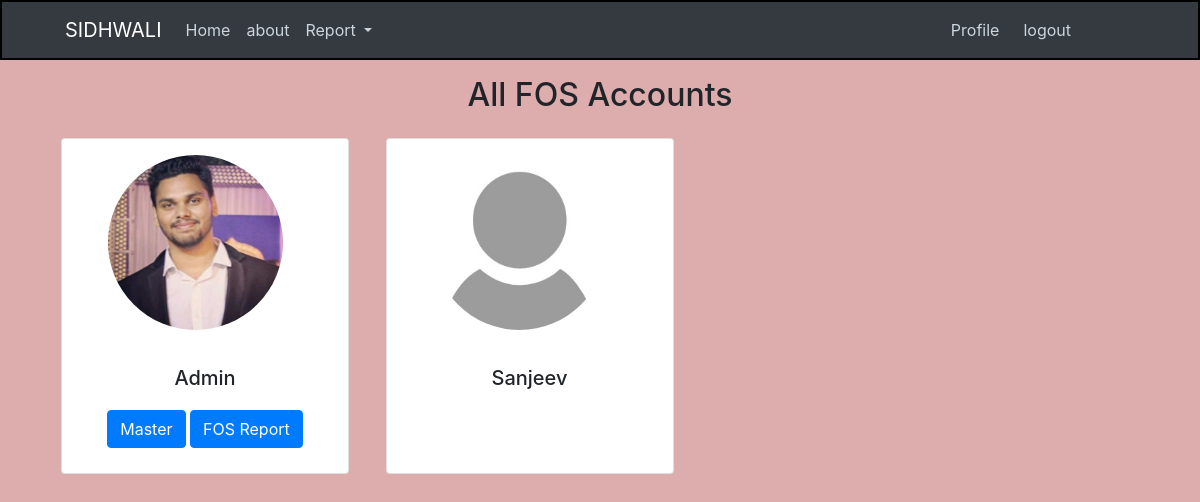
Screenshot of /home (signed in) with the database file from the repository.
### crm/models.py (models this page shows, shortened)
class User(db.Model, UserMixin):
    id = db.Column(db.Integer, primary_key=True)
    username = db.Column(db.String(20), unique=True, nullable=False)
    email = db.Column(db.String(120), unique=True, nullable=False)
    image_file = db.Column(db.String(20), nullable=False, default="default.jpeg")
    password = db.Column(db.String(20), nullable=False)
    pos_id = db.Column(db.Integer, unique=True, nullable=False)
    hisaab = db.relationship("Hisaab", backref="fos", lazy="dynamic")

### crm/routes.py (the view)
@app.route("/home")
@login_required
def home():
    fos = User.query.all()
    hisaab = Hisaab.query.filter()
    return render_template(
        "home.html", title="Home", fos=fos, hisaab=hisaab, admin=admin
    )

### crm/models.py (called while the page is built)
@login_manager.user_loader
def load_user(user_id):
    return User.query.get(int(user_id))

### crm/templates/home.html
{% extends "index.html" %}
{% block content  %}
<div class="container mt-3">
   <h2 class="text-center">All FOS Accounts</h2>
   {% for fse in fos %}
   <div class="card d-inline-flex m-3 align-items-center" style="width: 18rem; height: 21rem;">
      <div class="mt-3">
         <img class="rounded-circle account-img"
            src="{{ url_for("static", filename="profile_pics/" + fse.image_file) }}">
      </div>
      <div class="card-body text-center min">
         <h5 class="card-title">{{fse.username}}</h5>
         {% if current_user.username != admin %}
         {% if fse == current_user %}
         <a href="{{ url_for('hisaab') }}" class="btn btn-primary mt-2">Hisaab</a>
         <a href="{{ url_for('user_hisaab', username=current_user.username) }}" class="btn btn-primary mt-2">Report</a>
         {% endif %}
         {% else  %}
         {% if fse == current_user %}
         <a href="{{ url_for('master') }}" class="btn btn-primary mt-2">Master</a>
         <a href="{{ url_for('report') }}" class="btn btn-primary mt-2">FOS Report</a>
         {% endif %}
         {% endif %}
      </div>
   </div>
   {% endfor %}
</div>
{% endblock content %}

### crm/static/main.css (style rules this page uses)
body { background-color: rgb(221, 173, 173); }
.account-img { height: 175px; width: 175px; margin-right: 20px; margin-bottom: 16px; }

### rows the page displays
User: image_file (picture), username "Admin"
User: image_file (placeholder picture), username "Sanjeev"
